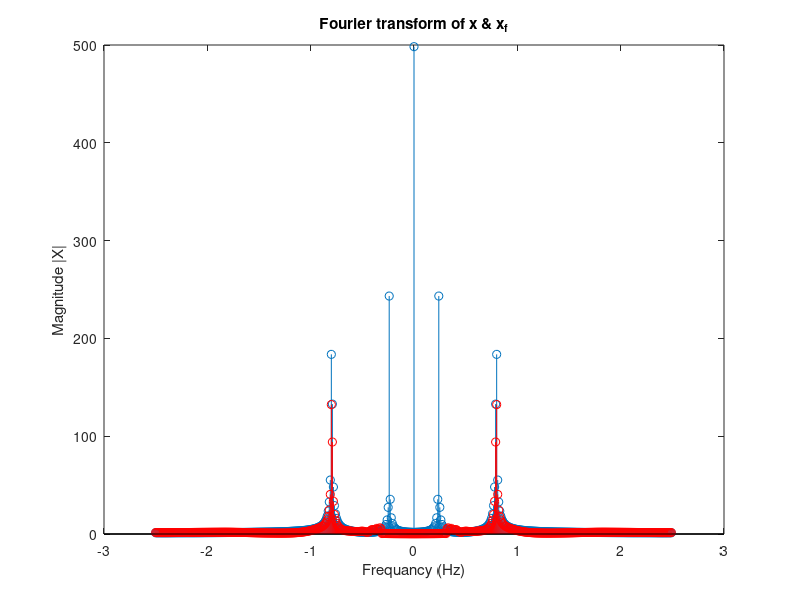

This figure's MATLAB source:
%%%%%%%%%%%%%%%%%%%%%%%%%%%%%%%%%%%%%%%%%%%%%%%%%%%%%%%%%%%%%%%%%%%%%%%%%%%
%ASKHSH 3

%b

clear;
close all;
clc;

N2 = 16;

wc = 2;
Ts = 0.2;
fs = 1/Ts;
delta_p = 3;

fc = wc/(2*pi);     %rad/s -> Hz

fk = fc/(fs/2);     %analog -> digital

w = 0:1/256:1-1/256;

[b2,a2] = cheby1(N2,delta_p,fk,'high');

H_discrete1 = freqz(b2,a2,256);


N = 500;

n = 0:N-1;

x2 = 1 + cos(1.5*n*Ts) + cos(5*n*Ts);

f = -fs/2:fs/N:fs/2-fs/N;

X2 = fftshift(abs(fft(x2)));

x2_chebyshev = filter(b2,a2,x2);

X2_chebyshev = fftshift(abs(fft(x2_chebyshev)));


figure
stem(f,X2)
hold on
stem(f,X2_chebyshev,"red")
title('Fourier transform of x & x_f')
xlabel('Frequancy (Hz)')
ylabel('Magnitude |X|')